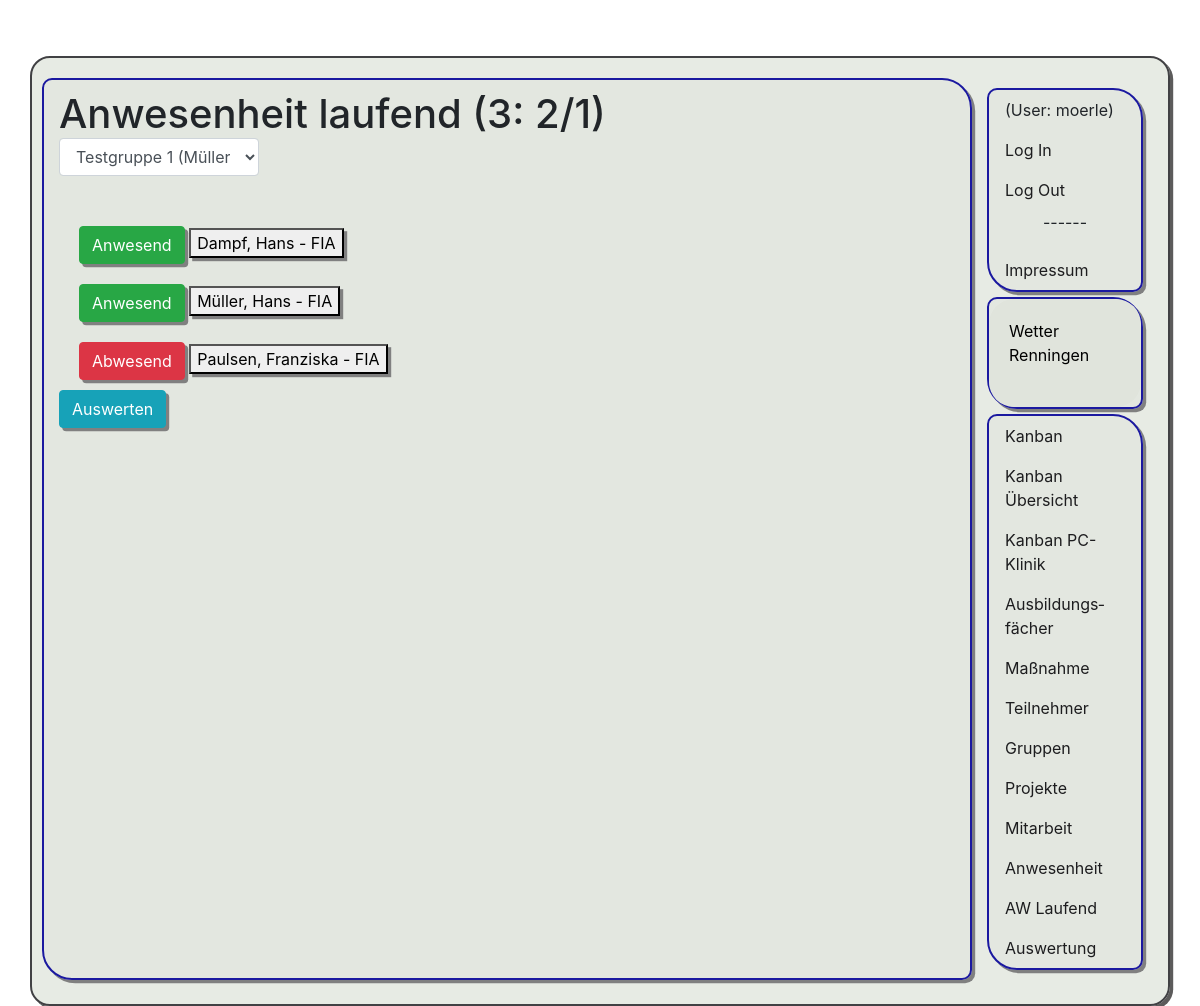
Page /pr1/anwesenheit/1 (signed in) on the committed database.
### app1/models.py (models this page shows, shortened)
class Teilnehmer(models.Model):
    name = models.CharField(max_length=50)
    vorname = models.CharField(max_length=50)
    ausbildung = models.ForeignKey(Ausbildung, on_delete=models.CASCADE)
    gruppe = models.ForeignKey(Gruppe, on_delete=models.CASCADE, null=True)
    aktiv = models.BooleanField(default=True)
    email = models.CharField(max_length=255, blank=True)
    mobil = models.CharField(max_length=255, blank=True)
    class Meta:
        ordering = ['name']
        verbose_name_plural = "Teilnehmer"

class Ausbildung(models.Model):
    name = models.CharField(max_length=50)
    slug = models.CharField(max_length=10, unique=True)
    aktiv = models.BooleanField(default=True)
    class Meta:
        ordering = ['slug']
        verbose_name_plural = "Ausbildungen"

### app1/views.py (the view)
# urls.py: path('anwesenheit/<int:gruppe>', views.anwesenheit_laufend, name = 'anwesenheit_laufend'),
@permission_required('app1.view_teilnehmer')
def anwesenheit_laufend(request, gruppe):
    gruppe_ds = Gruppe.objects.get(id=gruppe)
    if request.method == "POST":
        if "button" not in request.POST:
            gruppe = request.POST["Gruppe"]
            return redirect("/pr1/anwesenheit/"+str(gruppe))
        if request.POST["button"] == "weiter":
            return redirect("/pr1/anwesenheit/auswertung/"+str(gruppe))
        else:
            tn = request.POST["button"]
            tn = Teilnehmer.objects.get(id=tn)
            satz = Anwesenheit.objects.filter(teilnehmer=tn).last()
            anwesend = not satz.anwesend
            anwesenheit = Anwesenheit(
                teilnehmer=tn, user=request.user, anwesend=anwesend)
            anwesenheit.save()
            return redirect("/pr1/anwesenheit/"+str(gruppe))
    else:
        liste = []
        teilnehmer = Teilnehmer.objects.filter(aktiv=True, gruppe=gruppe)
        gruppe_fm = FormAuswahl("Gruppe", Gruppe, gruppe,
                                submit=True, label=False)
        form = (gruppe_fm)
        time_old = False
        number_anwesend = 0
        number_abwesend = 0
        for tn in teilnehmer:
            satz = Anwesenheit.objects.filter(teilnehmer=tn).last()
            if satz:
                anwesend = satz.anwesend
                if anwesend:    #Anwesende zählen
                    number_anwesend += 1
                else:
                    number_abwesend += 1
                liste.append((tn, anwesend))
        js = ("js/eigenes.js",)
        contents = {
            "gruppe": gruppe,
            "teilnehmer": liste,
            "form": form, "js": js,
            "anwesend": number_anwesend,
            "abwesend": number_abwesend,
            "gesamt": number_abwesend+number_anwesend,
        }
        return render(request, 'app1/anwesenheit.html', contents)

### app1/classForm.py (called while the page is built)
    def __str__(self):
        if self.aktiv:
            daten = self.liste.objects.filter(aktiv=True)
        else:
            daten = self.liste.objects.filter()
        antwort=""
        if self.label:
            antwort = '\n<label for="'+self.name+'">'+self.name+': </label>\n'
        antwort += '<select '
        if self.submit:
            antwort+= ' onchange="this.form.submit()" '
        antwort += 'name="'+self.name+'" class="form-control">\n'
        for zeile in daten:
            antwort += '<option value="'+str(zeile.id)+'"'
            if zeile.id == self.value:
                antwort += "selected "
            antwort +='>'+str(zeile)+'</option>\n'
        antwort += '</select>\n'
        return antwort

### app1/models.py (called while the page is built)
    def __str__(self):
        if self.sprecher != None:
            return f"{self.name} ({self.sprecher.name}, {self.sprecher.vorname})"
        else:
            return f"{self.name}"

### app1/templates/app1/anwesenheit.html (shortened to what this page needs)
﻿{% extends 'app1/base.html' %}
{% block h1 %} Anwesenheit laufend ({{gesamt}}: {{anwesend}}/{{abwesend}})
<form method="POST" style = "width: 5em">
      {{ form | safe }}
  </form>{% endblock h1 %}
{% block content %}
  <form method="POST">
    {% for zeile in teilnehmer %}
        <div class="form-check form-switch">
          {% if zeile.1 %}
            <button type="submit" class="btn btn-success" name="button" value="{{zeile.0.id}}">Anwesend</button>
          {% else %}
            <button type="submit" class="btn btn-danger" name="button" value="{{zeile.0.id}}">Abwesend</button>
          {% endif %}
            <button type="button" class"btn btn-outline-primary" onclick="add_comment('Kommentar',{{zeile.0.id}},'{{zeile.0.name}}, {{zeile.0.vorname}}', '{{gruppe}}')">{{zeile.0.name}}, {{zeile.0.vorname}} - {{zeile.0.ausbildung.slug}}</button>
        </div>
    {% endfor %}
    <button type="submit" class="btn btn-info" name="button" value="weiter">Auswerten</button>
  </form>
{% endblock content %}

### app1/templates/app1/base.html (shortened to what this page needs)
{% load static tz %}
<!doctype html>
<html lang="de">
    <head>
        <link rel="stylesheet" href="https://cdn.jsdelivr.net/npm/bootstrap@4.5.3/dist/css/bootstrap.min.css">
        <link rel="stylesheet" href="{% static 'css/styles.css' %}" />
    </head>
    <body>
        <div class="container">
            <div class="row">
                <div class="col-md-10 inhalt">
                    <h1>{% block h1 %}Überschrift{% endblock h1 %}</h1>
                    {% block content %}
                    {% endblock content %}
                </div>
                <div class="col-md-2 navi">
                    <nav class="nav flex-column">
                        <div class="nav-link"> (User: {{user}})</div>
                        <a class="nav-link gruen" href="/pr1/auth?next=/pr1/">Log In</a>
                        <a class="nav-link rot" href="/pr1/logout">Log Out</a>
                        <p class="center">------</p>
                        <a class="nav-link" href="/pr1/impress">Impres&shy;sum</a>
                    </nav>
                    <nav class="nav flex-column">
                       <div id="wcom-e00a8ce320c777a03bbe2f2a113101a4" style="border: 0px; background-color: rgb(224, 228, 220); border-radius: 25px; color: rgb(0, 0, 0);" class="wcom-default w150x150"><link rel="stylesheet" href="//cs3.wettercomassets.com/woys/5/css/w.css" media="all"><div class="wcom-city"><a style="color: #000" href="https://www.wetter.comdeutschland/renningen/DE0008793.html" target="_blank" rel="nofollow" aria-label="Wetter Berlin" title="Wetter Renningen">Wetter Renningen</a></div><div id="wcom-e00a8ce320c777a03bbe2f2a113101a4-weather"></div></div>
                    </nav>
                   <nav class="nav flex-column ">
                        <a class="nav-link active" href="/pr1/kanban/">Kanban</a>
                        <a class="nav-link" href="/pr1/kanban/all/">Kan&shy;ban Übersicht</a>
                        <a class="nav-link" href="/pr1/kanban/pck/">Kan&shy;ban PC-Klinik</a>
                        <a class="nav-link" href="/pr1/fach/">Aus&shy;bildungs&shy;fächer</a>
                        <a class="nav-link" href="/pr1/ausb/">Maß&shy;nahme</a>
                        <a class="nav-link" href="/pr1/tn/">Teil&shy;nehmer</a>
                        <a class="nav-link" href="/pr1/grp/">Grup&shy;pen</a>
                        <a class="nav-link" href="/pr1/projekte/">Pro&shy;jekte</a>
                        <a class="nav-link" href="/pr1/mitarbeit">Mit&shy;arbeit</a>
                        <a class="nav-link" href="/pr1/anwesenheit">An&shy;wesenheit</a>
                        <a class="nav-link" href="/pr1/anwesenheit/1">AW Laufend</a>
                        <a class="nav-link" href="/pr1/anwesenheit/auswertung/1">Aus&shy;wertung</a>
                    </nav>
                </div>
            </div>
        </div>
    </body>
</html>

### app1/static/css/styles.css (style rules this page uses)
.center { text-align: center; }
body { background-image: url(../pics/hintergrund1.png); height: 95vh; background-position: center; background-repeat: no-repeat; background-size: cover; }
div { padding: 10px 10px; }
.container { background-color: rgb(225, 230, 222, 0.80); border-radius: 20px 20px 20px 20px; margin-top: 2em; box-shadow: 0.2em 0.2em rgb(92, 91, 91); border: 2px solid #414144; }
.nav, .inhalt { background-color: rgba(225, 230, 222, 0.637); border: 2px solid #1b19a0; border-radius: 10px 30px 10px 30px; box-shadow: 0.2em 0.2em gray; margin-bottom: 0.3em; }
button { box-shadow: 0.2em 0.2em gray; }
a:link, a:visited { color: rgb(29, 29, 31); }
.rot { color: red; }
.gruen { color: green; }

### rows in the picture
Teilnehmer: {{ zeile.0.id }} 2 (drawn), name "Dampf", vorname "Hans", ausbildung.slug "FIA"
Teilnehmer: {{ zeile.0.id }} 5 (drawn), name "Müller", vorname "Hans", ausbildung.slug "FIA"
Teilnehmer: {{ zeile.0.id }} 6 (drawn), name "Paulsen", vorname "Franziska", ausbildung.slug "FIA"

### other values in the picture
{{ gesamt }} "3"
{{ anwesend }} "2"
{{ abwesend }} "1"
{{ user }} "moerle"
